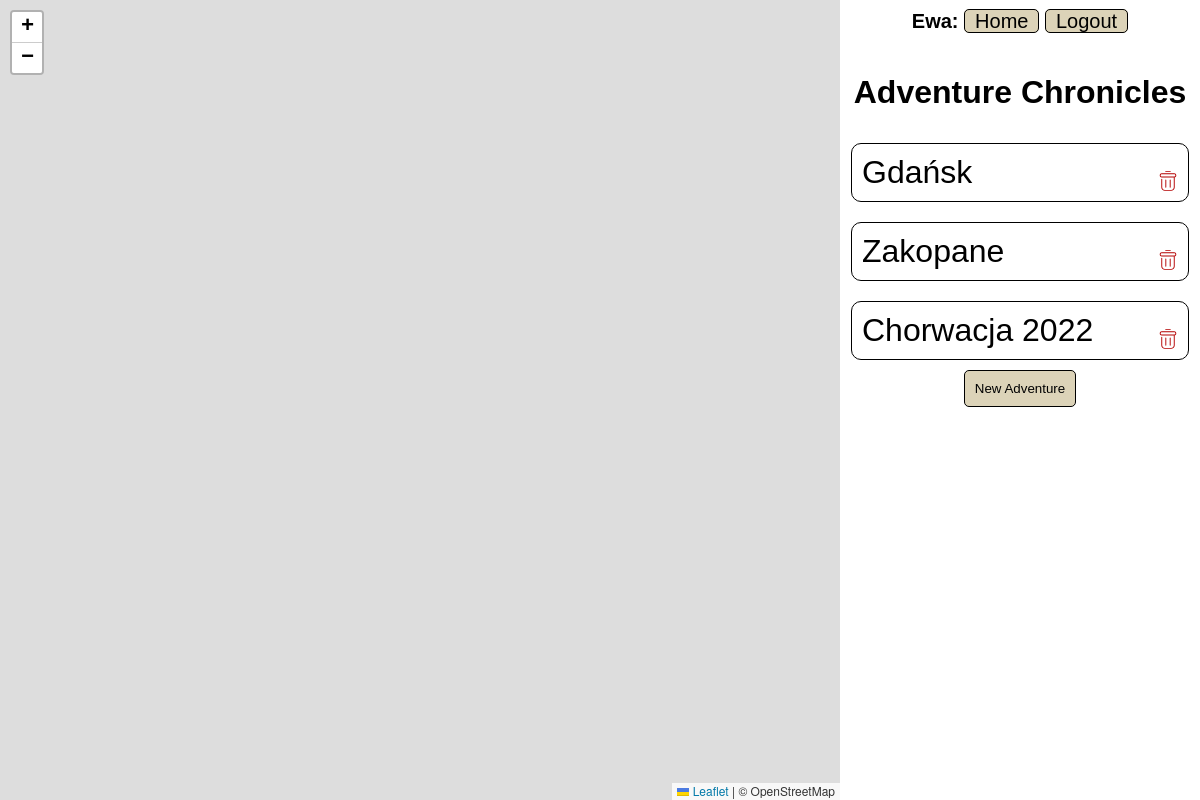
/ (signed in), run on the app's committed database.
### adventure/models.py (models this page shows)
class Adventure(models.Model):
    title = models.CharField(max_length=128)
    author = models.ForeignKey(User, on_delete=models.CASCADE)
    is_public = models.BooleanField(default=False)

### adventure/views.py (the view)
# urls.py: path('', views.index, name='index'),
def index(request):
    adventures = Adventure.objects.filter(author = request.user.id)
    return render(request, 'adventure/index.html', {
        'adventures': adventures,
        'form': NewAdventureForm(),
    })

### adventure/templates/adventure/index.html (shortened to what this page needs)
{% extends "adventure/layout.html" %}
{% load static %}
{% block body %}
    <h1 class="title">Adventure Chronicles</h1>
    {% if user.is_authenticated %}
        {% for adv in adventures %}
            <div data-id='{{adv.id}}' class="adventure-item">
                <div>
                    <span>{{adv.title}}</span>
                </div>
                <img src="{% static 'adventure/img/delete.svg' %}" alt="trash icon for delete adventure">
            </div>
        {% empty %}
            <h2>No adventure yet</h2>
        {% endfor %}
    <div>
        <button class="add" id="newAdventureButton">New Adventure</button>
    </div>
    {% else %}
        <div>
            <span>To create your own adventures please</span>
            <a href="{% url 'register' %}">Register</a>
        </div>
    {% endif %}
{% endblock %}

### adventure/templates/adventure/layout.html (shortened to what this page needs)
{% load static %}
<!DOCTYPE html>
<html lang="en">
    <head lang="en">
        <link rel='stylesheet' href="{% static 'adventure/style.css' %}">
        <link rel="stylesheet" href="https://unpkg.com/leaflet@1.9.4/dist/leaflet.css"
/>
    </head>
    <body>
        <div id="map"></div>
        <div class="adv-contener">
                <div>
                    <nav class="nav">
                        {% if user.is_authenticated %}
                            <span style="font-weight: bold;">{{request.user.username|title}}:</span>
                        {% endif%}
                        <a href="{% url 'index' %}">Home</a>
                        {% if not user.is_authenticated %}
                            <a href="{% url 'register' %}">Register</a>
                            <a href="{% url 'login' %}">Login</a>
                        {% else %}
                            <a href="{% url 'logout' %}">Logout</a>
                        {% endif %}
                    </nav>
                </div>
                {% block body %}
                {% endblock %}
        </div>
    </body>
</html>

### adventure/static/adventure/style.css (style rules this page uses)
body { display: flex; flex-direction: column; justify-content: center; align-items: center; font-family: sans-serif; }
.title { text-align: center; }
.nav { font-size:20px; text-align: center; margin-bottom: 20px; margin-top: 10px; }
.nav a { background-color: rgb(220, 211, 184); border: 1px solid black; text-decoration: none; color: black; border-radius: 5px; padding-left: 10px; padding-right: 10px; }
.adventure-item { width: calc(100% - 44px); border: 1px solid black; border-radius: 10px; margin:10px; padding:10px; font-size: 2rem; display: flex; flex-direction: row; z-index: 1; }
.adventure-item > img { display:block; margin-left: auto; margin-top: auto; height: 20px; z-index: 5; }
.adventure-item > div { width: calc(100% - 44px); }
.add { width: fit-content; background-color:rgb(220, 211, 184); margin:auto; }
.adv-contener { position: fixed; height:100vh; width: 30vw; left:70% ; top:0; display: flex; flex-direction: column; align-items: center; overflow: scroll; }
#map { height:100vh; width: 70vw; position: fixed; left:0 ; top:0; }
button { padding: 10px; border: 1px solid black; border-radius: 5px; font-weight: 500; margin-left: auto; }

### data on the page
Adventure: title "Gdańsk"
Adventure: title "Zakopane"
Adventure: title "Chorwacja 2022"

### other printed values
{{ request.user.username|title }} "Ewa"
